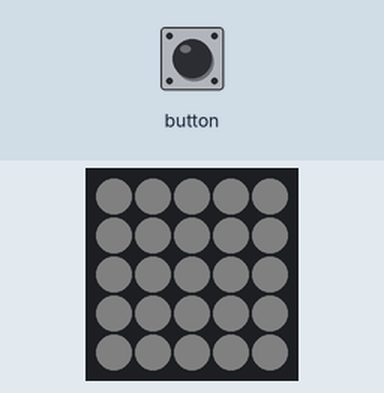
Recording of a sketch running on a simulated ESP32. Parts: 5×5 RGB LED matrix (first LED top left, wired row by row). The inputs (shaded band) are chosen by the test bench. Dim RGB values are drawn brighter than linear.

Above: at 1.2 s.
1.3 s: button pressed for 0.15 s
2.9 s: button pressed for 1 s
At 3.8 s:
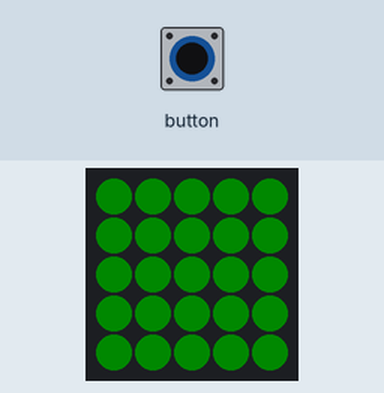
Timing chart, 0 to 5.9 s (numbered marks = the images above; inputs shaded):
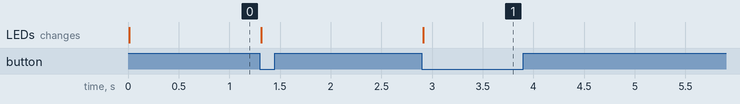

The sketch:

test_uint8_t.ino
```cpp
#include "M5Atom.h"

uint8_t DisBuff[0];

void setBuff(uint8_t Rdata, uint8_t Gdata, uint8_t Bdata)
{
    DisBuff[0] = 0x05;
    DisBuff[1] = 0x05;
    for (int i = 0; i < 25; i++)
    {
        DisBuff[2 + i * 3 + 0] = Rdata;
        DisBuff[2 + i * 3 + 1] = Gdata;
        DisBuff[2 + i * 3 + 2] = Bdata;
    }
}

void change(int i)
{
    switch(i)
    {
      case 0:
          setBuff(0x40, 0x00, 0x00);
          break;
      case 1:
          setBuff(0x00, 0x40, 0x00);
          break;
      case 2:
          setBuff(0x00, 0x00, 0x40);
          break;
      default:
          break;
    }
    M5.dis.displaybuff(DisBuff);
}


void setup()
{
    M5.begin(true, false, true);
    delay(10);
    setBuff(0x20, 0x20, 0x20);
    M5.dis.displaybuff(DisBuff);
}

int color = 0;

void loop()
{
    if (M5.Btn.wasPressed())
    {
      change(color);
      color++;
      if (color >= 3)
      {
          color = 0;
      }
    }

    delay(50);
    M5.update();
}
```

Measured:
- after the input at 2.9 s, the LEDs: change at once (image 1)
